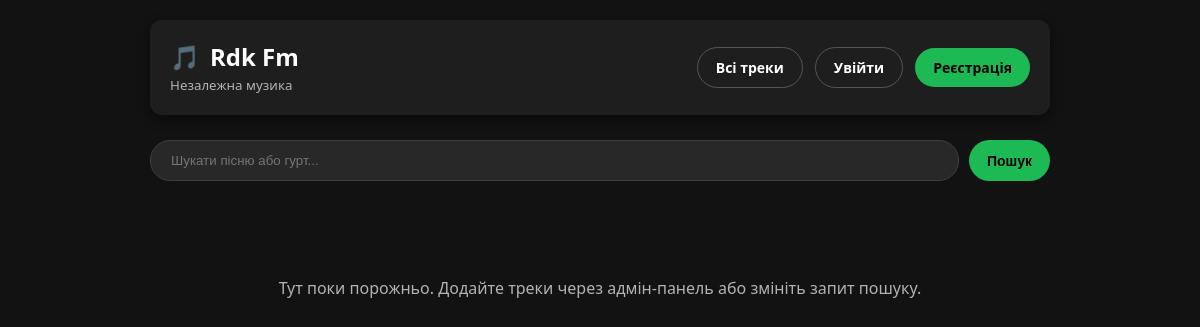
The app's page /, older data.
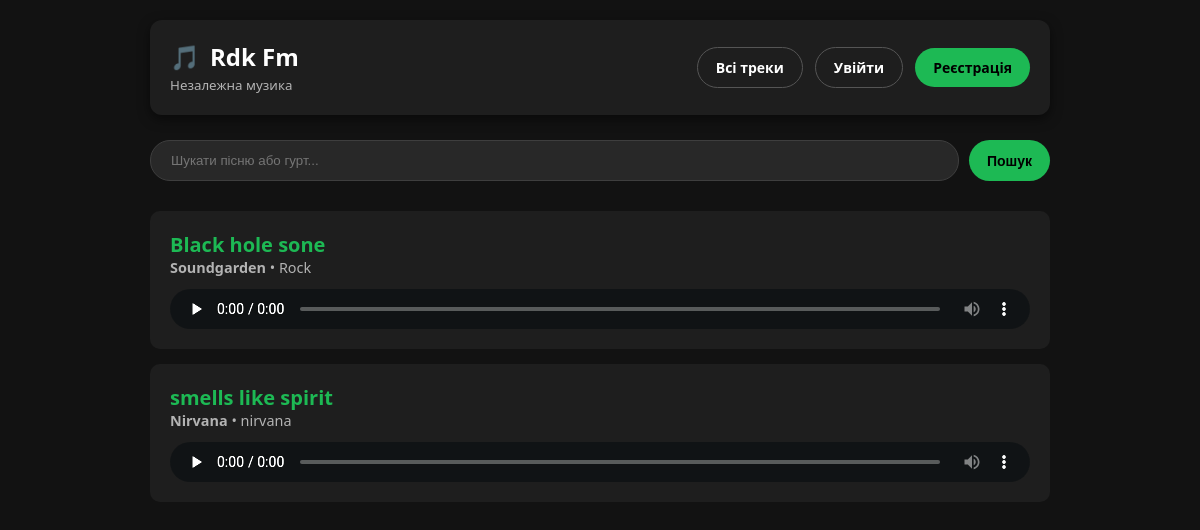
The same page, newer data.
### apps/music/models.py (models this page shows, shortened)
class Track(models.Model):
    title = models.CharField(max_length=255)
    audio_file = models.FileField(upload_to='tracks/')
    band = models.ForeignKey(Band, on_delete=models.CASCADE, related_name='tracks')
    duration = models.DurationField(null=True, blank=True)
    play_count = models.PositiveIntegerField(default=0)
    date_added = models.DateTimeField(auto_now_add=True)

class Band(models.Model):
    name = models.CharField(max_length=255)
    genre = models.CharField(max_length=100)
    bio = models.TextField(blank=True)
    photo = models.ImageField(upload_to='bands/', blank=True)

### apps/music/views.py (the view)
# urls.py: path('', views.home_page, name='home'),
def home_page(request):
    query = request.GET.get('q', '')
    tracks = Track.objects.all().select_related('band')
    if query:
        tracks = tracks.filter(
            Q(title__icontains=query) | Q(band__name__icontains=query)
        )
    return render(request, 'music/home.html', {'tracks': tracks, 'query': query})

### templates/music/home.html (shortened to what this page needs)
<!DOCTYPE html>
<html lang="uk">
<head>
</head>
<body>
    <div class="container">
        <header class="header-nav">
            <div class="logo-area">
                <h2><span>🎵</span> Rdk Fm</h2>
                {% if is_favorites_page %}
                    <small style="color: var(--primary-green);">Ваша медіатека</small>
                {% else %}
                    <small style="color: var(--text-dim);">Незалежна музика</small>
                {% endif %}
            </div>
            <div class="user-controls">
                <a href="{% url 'home' %}" class="btn btn-outline">Всі треки</a>
                {% if user.is_authenticated %}
                    <a href="{% url 'favorites' %}" class="btn btn-outline">❤️ Обране</a>
                    <span style="color: var(--primary-green); font-size: 14px;">{{ user.username }}</span>
                    {% if user.is_staff %}
                        <a href="{% url 'admin:index' %}" class="btn btn-admin">Адмінка</a>
                    {% endif %}
                    <a href="{% url 'logout' %}" class="btn btn-outline" style="font-size: 12px;">Вийти</a>
                {% else %}
                    <a href="{% url 'login' %}" class="btn btn-outline">Увійти</a>
                    <a href="{% url 'register' %}" class="btn btn-green">Реєстрація</a>
                {% endif %}
            </div>
        </header>
        <form method="GET" action="{% url 'home' %}" class="search-form">
            <input type="text" name="q" value="{{ query|default:'' }}" class="search-input" placeholder="Шукати пісню або гурт...">
            <button type="submit" class="btn btn-green">Пошук</button>
        </form>
        <main>
            {% for track in tracks %}
                <div class="track-card">
                    <div class="track-header">
                        <div>
                            <h3 class="track-title">{{ track.title }}</h3>
                            <div class="track-meta">
                                <strong>{{ track.band.name }}</strong> • {{ track.band.genre }}
                            </div>
                        </div>
                    </div>
                    {% if track.audio_file %}
                        <audio controls preload="none">
                            <source src="{{ track.audio_file.url }}" type="audio/mpeg">
                        </audio>
                    {% endif %}
                </div>
            {% empty %}
                <div style="text-align: center; padding: 50px; color: var(--text-dim);">
                    <p>Тут поки порожньо. Додайте треки через адмін-панель або змініть запит пошуку.</p>
                </div>
            {% endfor %}
        </main>
    </div>
</body>
</html>

### templates/music/home.html (style rules this page uses)
:root { --bg-color: #121212; --card-bg: #1e1e1e; --primary-green: #1db954; --text-main: #ffffff; --text-dim: #b3b3b3; }
body { background-color: var(--bg-color); color: var(--text-main); font-family: 'Segoe UI', Roboto, Helvetica, Arial, sans-serif; margin: 0; padding: 20px; }
.container { max-width: 900px; margin: 0 auto; }
.header-nav { background-color: var(--card-bg); padding: 20px; border-radius: 12px; margin-bottom: 25px; display: flex; justify-content: space-between; align-items: center; box-shadow: 0 4px 12px rgba(0,0,0,0.5); }
.logo-area h2 { margin: 0; color: var(--text-main); display: flex; align-items: center; gap: 10px; }
.user-controls { display: flex; gap: 12px; align-items: center; }
.btn { padding: 10px 18px; border-radius: 25px; text-decoration: none; font-weight: bold; font-size: 14px; transition: 0.3s; border: none; cursor: pointer; }
.btn-green { background-color: var(--primary-green); color: black; }
.btn-outline { border: 1px solid #555; color: white; background: transparent; }
.search-form { display: flex; gap: 10px; margin-bottom: 30px; }
.search-input { flex-grow: 1; background: #282828; border: 1px solid #3e3e3e; border-radius: 20px; padding: 12px 20px; color: white; outline: none; }
.track-card { background-color: var(--card-bg); border-radius: 10px; padding: 20px; margin-bottom: 15px; transition: 0.3s; display: flex; flex-direction: column; gap: 12px; }
.track-header { display: flex; justify-content: space-between; align-items: center; }
.track-title { margin: 0; font-size: 1.25rem; color: var(--primary-green); }
.track-meta { font-size: 0.9rem; color: var(--text-dim); }
audio { width: 100%; height: 40px; filter: invert(100%) hue-rotate(180deg) brightness(1.5); }

Row changes from the older to the newer data that the page shows:
added Track: title "Black hole sone", band.name "Soundgarden", band.genre "Rock"
added Track: title "smells like spirit", band.name "Nirvana", band.genre "nirvana"
Text that changed along with them:
text no longer shown: "Тут поки порожньо. Додайте треки через адмін-панель або змініть запит пошуку."
